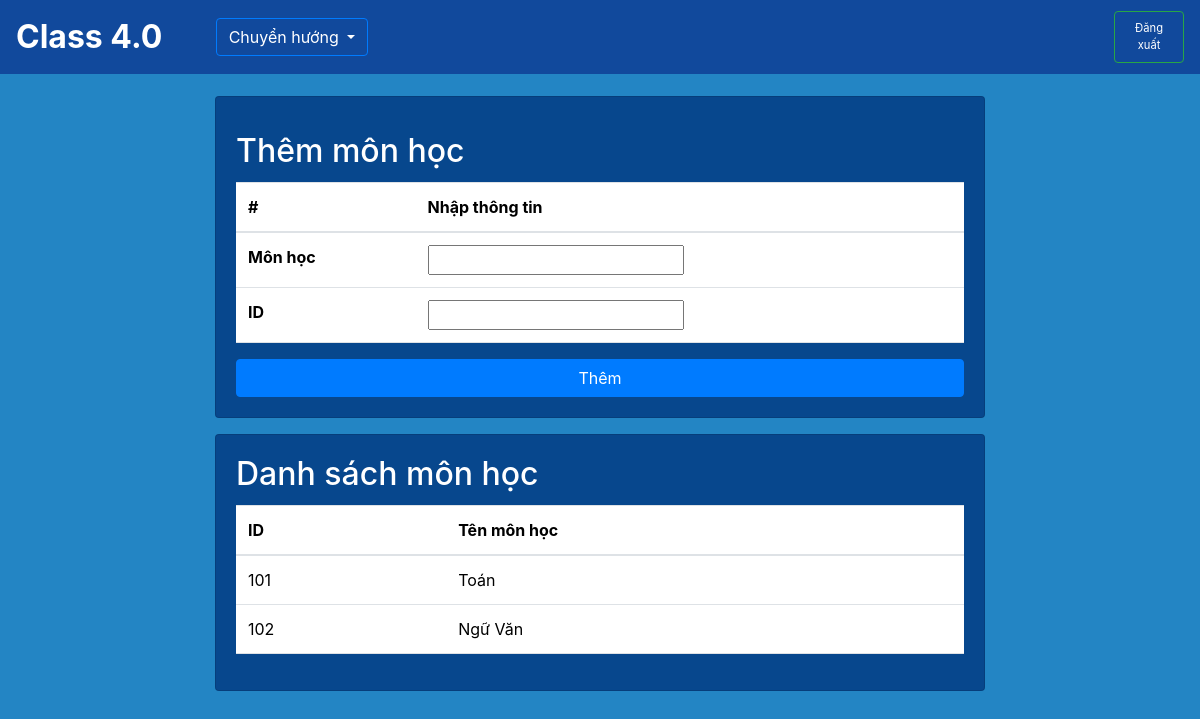
Before: /school/subjects/ with the older database file.
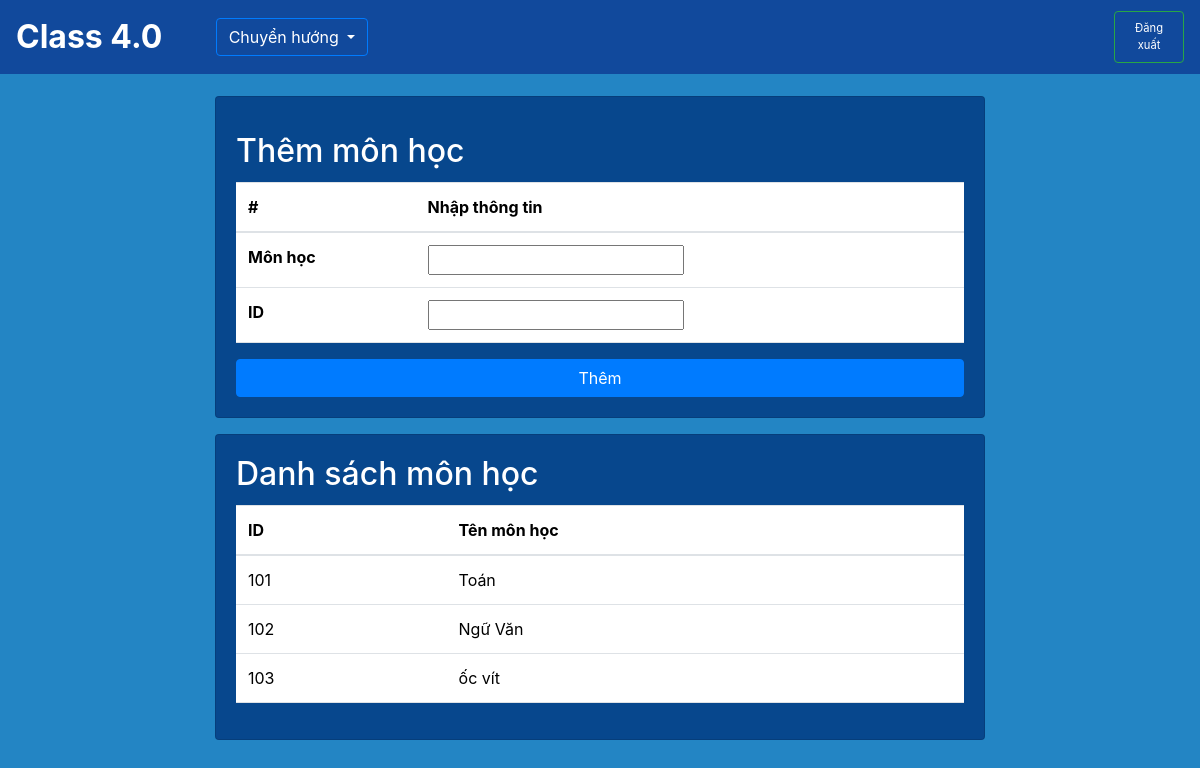
After: the same page with the newer database file.
### SM/models.py (models this page shows, shortened)
class Subject (models.Model):
    id = models.CharField(primary_key=True, max_length = 10)
    name = models.CharField(max_length = 100,blank=False, null=False) # cần đảm bảo bắt buôc phải có

### SM/views.py (the view)
# urls.py: path('subjects/', views.add_subject, name='smsubject'),
def add_subject(request):
    subjects= Subject.objects.all()
    if request.method == 'POST':
        form = SubjectForm(request.POST)
        if form.is_valid():
            form.save()
            messages.success(request,'Thêm môn học thành công!')
    else:
        form = SubjectForm()
    context = {
        'add_subjectsform': form,
        'subjects':subjects
    }
    return render(request, 'subjects.html', context)

### SM/forms.py
class SubjectForm(forms.ModelForm):
    class Meta:
        model = Subject
        fields = ['id', 'name']

### SM/templates/subjects.html (shortened to what this page needs)
{% extends "base.html" %}
{% load static %}
{% block Nav %}
<div class="dropdown">
    <button type="button" class="btn btn-outline-primary text-white dropdown-toggle" data-bs-toggle="dropdown">
        Chuyển hướng
    </button>
</div>
{% endblock Nav %}
{% block content %}
<div class="row" style="margin-top: 6rem">
    <div class="col-2"></div>
    <div class="col-8">
        <div class="card" style="background-color: #07478D">
            <div class="card-body">
                <h2 class="card-title text-white" style="margin-top: 2%;">Thêm môn học</h2>
                <form method="POST">
                    <table class="table">
                        <thead>
                        <tr>
                            <th scope="col">#</th>
                            <th scope="col">Nhập thông tin</th>
                        </tr>
                        </thead>
                        <tbody>
                            <tr>
                                <th scope="row">Môn học</th>
                                <td>{{add_subjectsform.name }}</td>
                            </tr>
                            <tr>
                                <th scope="row">ID</th>
                                <td>{{add_subjectsform.id }}</td>
                            </tr>
                        </tbody>
                    </table>
                    <button id="openModalBtn" type="submit" class="btn btn-primary" data-bs-toggle="modal" data-bs-target="#myModal" style="width:100%">Thêm</button>
                </form>
            </div>
        </div>
        <div class="card" style="background-color: #07478D; margin-top: 1rem">
            <div class="card-body">
                <h2 class="card-title text-white" style="margin-top: 0%;">Danh sách môn học</h2>
                <form method="POST">
                    <table class="table">
                        <thead>
                        <tr>
                            <th scope="col">ID</th>
                            <th scope="col">Tên môn học</th>
                        </tr>
                        </thead>
                        <tbody>
                                {%for subjects in subjects %}
                                <tr>
                                    <td>{{subjects.id}}</td>
                                    <td>{{subjects.name}}</td>
                                </tr>
                                {% endfor %}
                        </tbody>
                    </table>
                </form>
            </div>
        </div>
    </div>
    <div class="col-2"></div>
</div>
{% endblock content %}

Changed rows visible on the page:
added Subject: id "103", name "ốc vít"
